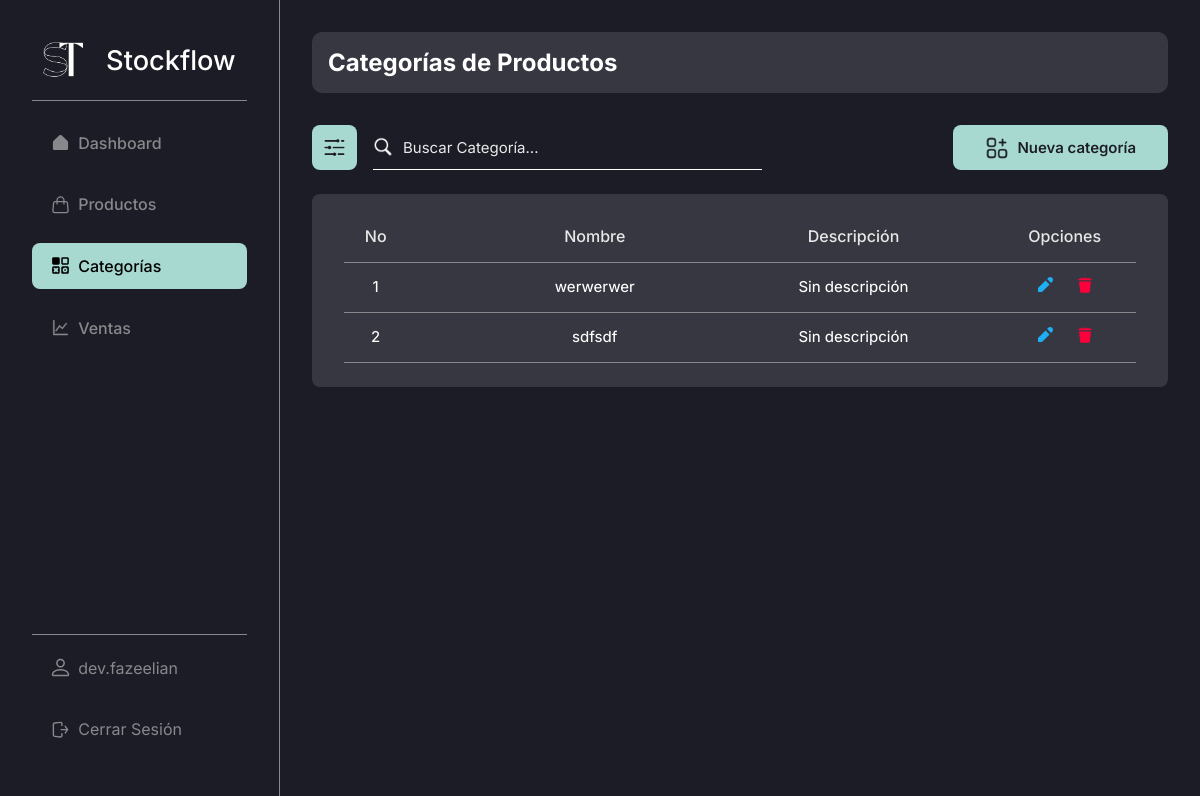
Screenshot of /admin/products/categories/ (signed in) with the database file from the repository.
### stockflow/models.py (models this page shows, shortened)
class User(db.Model):
    id = db.Column(db.Integer, primary_key = True) # Primary key
    email = db.Column(db.String(255), unique = True, nullable = False)
    username = db.Column(db.String(20), unique = True, nullable = False)
    names = db.Column(db.String(50), nullable = True, default="")
    last_names = db.Column(db.String(50), nullable = True, default="")
    password = db.Column(db.Text, nullable = False)
    profile_photo = db.Column(db.String(255), nullable=True, default="")

class Category(db.Model):
    id = db.Column(db.Integer, primary_key = True) # Primary key
    created_by = db.Column(db.Integer, db.ForeignKey("user.id"), nullable = False) # Foreign key
    name = db.Column(db.String(50), unique = True, nullable = False)
    description = db.Column(db.String(255), default='Sin descripción')

### stockflow/admin.py (the view)
@bp.route("/products/categories/", methods = ("GET", "POST"))
@login_required
def categories():
    query = ""
    categories = []
    if request.method == "POST":
        query = request.form.get("searchCategorie", "")
        categories = Category.query.filter(
            (
                Category.name.ilike(f"%{query}%") |  # Searching by name
                Category.description.ilike(f"%{query}%")  # Searching by description
            )
        ).all()
    else:
        categories = Category.query.filter(Category.created_by == g.user.id).all()
    return render_template("modules/products/categories/index.html", categories = categories, query=query)

### stockflow/auth.py (called while the page is built)
def login_required(view):
    @functools.wraps(view)
    def wrapped_view(**kwargs):
        if g.user is None:
            message = "Debes iniciar sesión"
            flash(message)
            return redirect(url_for("auth.login"))
        return view(**kwargs)
    return wrapped_view

@bp.before_app_request # Execute the next function in every request, every page
def load_logged_in_user():
    user_id = session.get("user_id")
    if user_id is None:
        g.user = None
    else:
        g.user = User.query.get_or_404(user_id)

### stockflow/templates/modules/products/categories/index.html (shortened to what this page needs)
{% extends 'base-admin.html' %}
{% block content %}
    <head>
        <link rel="stylesheet" href="{{ url_for('static', filename='css/modules/categories.css') }}">
    </head>
    <div class="content-group inter bg-black-light">
        <h2 class="color-white inter">Categorías de Productos</h2>
    </div>
    <div class="top-page">
        <div class="cont-search">
            <button class="btn-search-filter bg-turquese-light-blue">
                <img src="{{ url_for('static', filename='img/icons/filter.png') }}" alt="">
            </button>
            <form action="{{ url_for('admin.categories') }}" method="post" class="search-bar">
                <img src="{{ url_for('static', filename='img/icons/search.png') }}" alt="">
                <input type="text" class="color-white inter" name="searchCategorie" value="{{ query }}" id="search" placeholder="Buscar Categoría...">
            </form>
        </div>
        <div class="cont-create">
            <a href="{{ url_for('admin.new_category') }}" class="btn-create bg-turquese-light-blue color-black inter">
                <img src="{{ url_for('static', filename='img/icons/add-categorie.png') }}" alt="">
                <h2>Nueva categoría</h2>
            </a>
        </div>
    </div>
    <table class="table inter bg-black-light">
        <thead>
            <tr class="thead color-white-gray">
                <th class="th th-no-cat">No</th>
                <th class="th th-name-cat">Nombre</th>
                <th class="th th-description-cat">Descripción</th>
                <th class="th th-options-cat">Opciones</th>
            </tr>
        </thead>
        <tbody>
            {% if categories %}
                {% for category in categories %}
                    <tr class="tbody">
                        <td class="td td-no-cat">{{ loop.index }}</td>
                        <td class="td td-name-cat"><a href="#" class="color-white">{{ category.name }}</a></td>
                        <td class="td td-description-cat">
                            {% if category.description == "" %}
                                Sin descripción
                            {% else %}
                                {{ category.description }}
                            {% endif %}
                        </td>
                        <td class="td td-options-cat">
                            <a href="{{ url_for('admin.update_category', id = category.id) }}">
                                <svg
                                    xmlns="http://www.w3.org/2000/svg"
                                    viewBox="0 0 16 16"
                                    fill="#20AEF3"
                                >
                                    <path
                                        d="M12.527 7.473L8.527 3.473 1 11 1 15 5 15zM11.172.828l-1.065 1.065 4 4 1.065-1.065c1.105-1.105 1.105-2.895 0-4l0 0C14.067-.276 12.276-.276 11.172.828z"
                                    />
                                </svg>
                            </a>
                            <a href="{{ url_for('admin.delete_category', id = category.id) }}">
                            </a>
                        </td>
                    </tr>
                {% endfor %}
            {% elif categories and categories|length == 0 %}
                hola
            {% endif %}
        </tbody>
    </table>
{% endblock %}

### stockflow/templates/base-admin.html (shortened to what this page needs)
<!DOCTYPE html>
<html lang="es">
<head>
    <link rel="stylesheet" href="{{ url_for('static', filename='css/global.css') }}">
    <link rel="stylesheet" href="{{ url_for('static', filename='css/base.css') }}">
    <link rel="stylesheet" href="{{ url_for('static', filename='css/tables.css') }}">
    <link rel="stylesheet" href="{{ url_for('static', filename='css/search.css') }}">
    <link rel="stylesheet" href="{{ url_for('static', filename='css/form.css') }}">
</head>
<body>
    <aside class="side-bar inter bg-black br-gray-1">
        <section class="side-bar-main">
            <h1 class="inter">
                <a href="{{ url_for('admin.dashboard') }}" class="color-white">
                    <img src="{{ url_for('static', filename='img/logo.png') }}" alt="">
                    Stockflow
                </a>
            </h1>
            <br>
            <div class="side-bar-divider" />
            <nav class="side-nav-bar">
                <a
                    href="{{ url_for('admin.dashboard') }}"
                    class="item-side-nav-bar inter {% if request.endpoint == 'admin.dashboard' %}item-side-nav-bar--active{% endif %}"
                >
                    Dashboard
                </a>
                <a
                    href="{{ url_for('admin.products') }}"
                    class="item-side-nav-bar inter {% if request.endpoint == 'admin.products' %}item-side-nav-bar--active{% endif %}"
                >
                    Productos
                </a>
                <a
                    href="{{ url_for('admin.categories') }}"
                    class="item-side-nav-bar inter {% if request.endpoint == 'admin.categories' %}item-side-nav-bar--active{% endif %}"
                >
                    Categorías
                </a>
                <a
                    href="{{ url_for('admin.sales') }}"
                    class="item-side-nav-bar inter {% if request.endpoint == 'admin.sales' %}item-side-nav-bar--active{% endif %}"
                >
                    Ventas
                </a>
            </nav>
        </section>
        <footer class="side-bar-footer" style="flex-direction: column;">
            <a
                href="{{ url_for('admin.profile') }}"
                class="item-side-nav-bar inter {% if request.endpoint == 'admin.profile' %}item-side-nav-bar--active{% endif %}"
            >
                {{ g.user.username }}
            </a>
            <a href="{{ url_for('auth.logout') }}" class="item-side-nav-bar inter">
                Cerrar Sesión
            </a>
        </footer>
    </aside>
    <main class="page-content bg-black">
        {% block content %}{% endblock %}
    </main>
</body>
</html>

### stockflow/static/css/global.css (style rules this page uses)
* { box-sizing: border-box; padding: 0; margin: 0; }
body { display: flex; width: 100%; height: 100%; }
a { text-decoration: none; }
.page-content { display: flex; width: 100%; height: 100%; min-height: 100vh; margin-left: 280px; flex-direction: column; color: white; padding: 2rem; }
.content-group { display: flex; width: 100%; padding: 1rem; border-radius: 10px; }
.bg-black { background-color: #1C1C26; }
.bg-black-light { background-color: #363740; }
.bg-turquese-light-blue { background-color: #A7D9D0; }
.color-black { color: #1C1C26; }
.color-white { color: #FFF; }
.color-white-gray { color: #E8E8E8; }
.inter { font-family: "Inter", sans-serif; font-optical-sizing: auto; font-style: normal; }
.br-gray-1 { border-right: 1px solid #87888C; }

### stockflow/static/css/base.css (style rules this page uses)
.side-bar { display: flex; position: fixed; z-index: 1; top: 0; left: 0; width: 280px; flex-direction: column; height: 100vh; padding: 2.5rem 2rem 2rem; justify-content: space-between; }
.side-bar h1 { text-align: center; font-weight: 500; }
.side-bar h1 a { display: flex; font-size: 2rem; align-items: center; justify-content: space-around; }
.side-bar h1 a img { width: 40px; height: 40px; }
.side-bar-main { display: flex; width: 100%; height: auto; flex-direction: column; }
.side-nav-bar { display: flex; width: 100%; height: auto; list-style: none; flex-direction: column; margin-top: 20px; }
.side-nav-bar a { font-weight: 500; }
.item-side-nav-bar, .item-side-nav-bar--active { display: flex; width: 100%; height: auto; padding: 1rem 1.5rem 1rem; border-radius: 8px; margin-bottom: 1rem; text-decoration: none; align-items: center; gap: 10px; }
.item-side-nav-bar { color: #87888C; }
.item-side-nav-bar--active { color: black; background-color: #A7D9D0; }
.item-side-nav-bar--active svg { color: black !important; }
.item-side-nav-bar svg, .item-side-nav-bar--active svg { width: 20px; height: 20px; }
.item-side-nav-bar svg { color: #87888C !important; }
.side-bar-divider { display: flex; width: 100%; height: 1px; background-color: #87888C; }
.side-bar-footer { display: flex; width: 100%; min-height: 1px; border-top: 1px solid #87888C; align-items: center; justify-content: center; padding-top: 10px; }
@media screen and (max-width: 1440px) { .side-bar h1 a { font-size: 1.7rem; } }
@media screen and (max-width: 1440px) { .item-side-nav-bar, .item-side-nav-bar--active { padding: 0.8rem 1.2rem 0.8rem; gap: 8px; } }
@media screen and (max-width: 1440px) { .item-side-nav-bar svg, .item-side-nav-bar--active svg { width: 19px; height: 19px; } }

### stockflow/static/css/tables.css (style rules this page uses)
.table { display: flex; width: 100%; height: auto; margin: 2rem 0 2rem; flex-direction: column; border-radius: 8px; padding: 0 1.7rem 2rem; }
.thead { display: flex; width: 100%; height: auto; justify-content: space-between; padding: 1rem 0 0; border-bottom: 1px solid #87888C; }
.th { display: flex; width: auto; height: auto; padding: 1rem; font-size: 18px; justify-content: center; align-items: center; font-weight: 500; }
.tbody { display: flex; width: 100%; height: 100%; justify-content: space-between; border-bottom: 1px solid #87888C; }
.td { display: flex; width: auto; height: 100%; font-size: 16px; justify-content: center; align-items: center; text-align: center; padding: 1rem 0 1rem; font-weight: 450; }
.td svg { width: 18px; height: 18px; }
@media screen and (max-width: 1440px) { .table { margin: 1.5rem 0 1.5rem; padding: 0 2rem 1.5rem; } }
@media screen and (max-width: 1440px) { .th { font-size: 16px; } }
@media screen and (max-width: 1440px) { .td { font-size: 15px; padding: 0.9rem 0 0.9rem; } }
@media screen and (max-width: 1440px) { .td svg { width: 16px; height: 16px; } }

### stockflow/static/css/modules/categories.css (style rules this page uses)
.th-no-cat, .td-no-cat { width: 8%; }
.th-name-cat, .td-name-cat { width: 30%; }
.th-description-cat, .td-description-cat { width: 18%; }
.th-options-cat, .td-options-cat { width: 18%; }
.td-options-cat { gap: 1.5rem; }

### rows the page displays
User: user.username "dev.fazeelian"
Category: name "werwerwer", description "Sin descripción"
Category: name "sdfsdf", description "Sin descripción"
